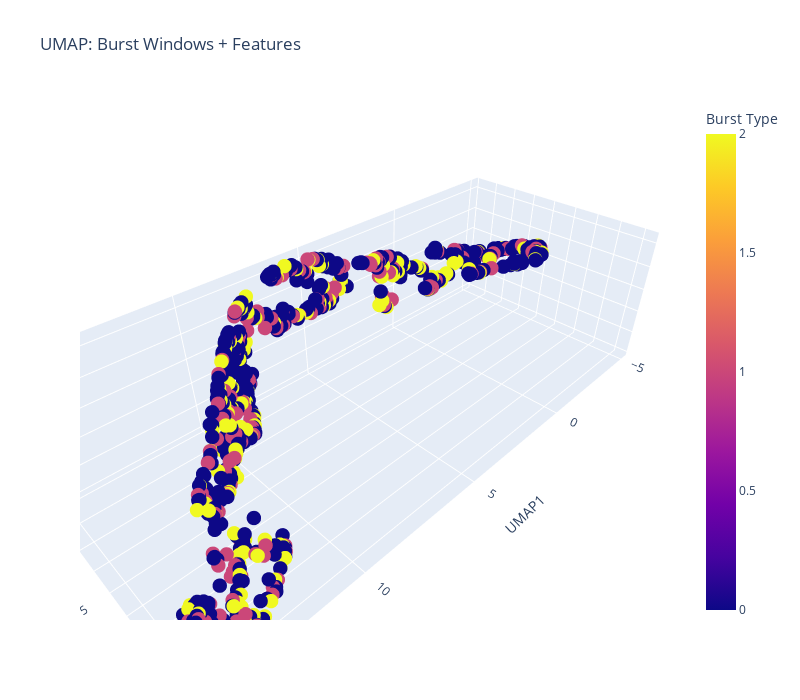

Write notebook code for a chart like this one.
### Code cell
# 1. Select the 7 numerical features (exclude 'Labels')
feature_cols = ['Amplitude', 'Width', 'RiseTime', 'FallTime', 'Skewness', 'Kurtosis', 'IBIs']
features = df[feature_cols].values  # shape (N, 7)

# 2. Combine windows and features
combined_data = np.concatenate([windows, features], axis=1)  # shape (N, 20)

# 3. Run UMAP on the combined data
import umap
reducer = umap.UMAP(n_components=3, random_state=42)
embedding = reducer.fit_transform(combined_data)

# 4. Plot
import plotly.express as px
df_umap = pd.DataFrame(embedding, columns=['UMAP1', 'UMAP2', 'UMAP3'])
df_umap['Species'] = df['Labels'].values

fig = px.scatter_3d(
    df_umap,
    x='UMAP1',
    y='UMAP2',
    z='UMAP3',
    color='Species',
    title='UMAP: Burst Windows + Features',
    labels={'Species': 'Burst Type'},
    width=800,
    height=700
)
fig.update_traces(marker=dict(size=5))
fig.show()

### Figure 1 — Plotly figure (JSON) as saved in the notebook; plotly's stock layout.template omitted (floating-point values rounded to 4 significant figures; data arrays with more than 128 entries replaced by an {"elided": "..."} marker saying what was removed)
{"data": [{"hovertemplate": "UMAP1=%{x}<br>UMAP2=%{y}<br>UMAP3=%{z}<br>Burst Type=%{marker.color}<extra></extra>", "legendgroup": "", "marker": {"color": {"elided": "796 float values"}, "coloraxis": "coloraxis", "size": 5, "symbol": "circle"}, "mode": "markers", "name": "", "scene": "scene", "showlegend": false, "type": "scatter3d", "x": {"elided": "796 float values"}, "y": {"elided": "796 float values"}, "z": {"elided": "796 float values"}}], "layout": {"coloraxis": {"colorbar": {"title": {"text": "Burst Type"}}, "colorscale": [[0, "#0d0887"], [0.1111, "#46039f"], [0.2222, "#7201a8"], [0.3333, "#9c179e"], [0.4444, "#bd3786"], [0.5556, "#d8576b"], [0.6667, "#ed7953"], [0.7778, "#fb9f3a"], [0.8889, "#fdca26"], [1, "#f0f921"]]}, "height": 700, "legend": {"tracegroupgap": 0}, "scene": {"domain": {"x": [0, 1], "y": [0, 1]}, "xaxis": {"title": {"text": "UMAP1"}}, "yaxis": {"title": {"text": "UMAP2"}}, "zaxis": {"title": {"text": "UMAP3"}}}, "title": {"text": "UMAP: Burst Windows + Features"}, "width": 800}}
